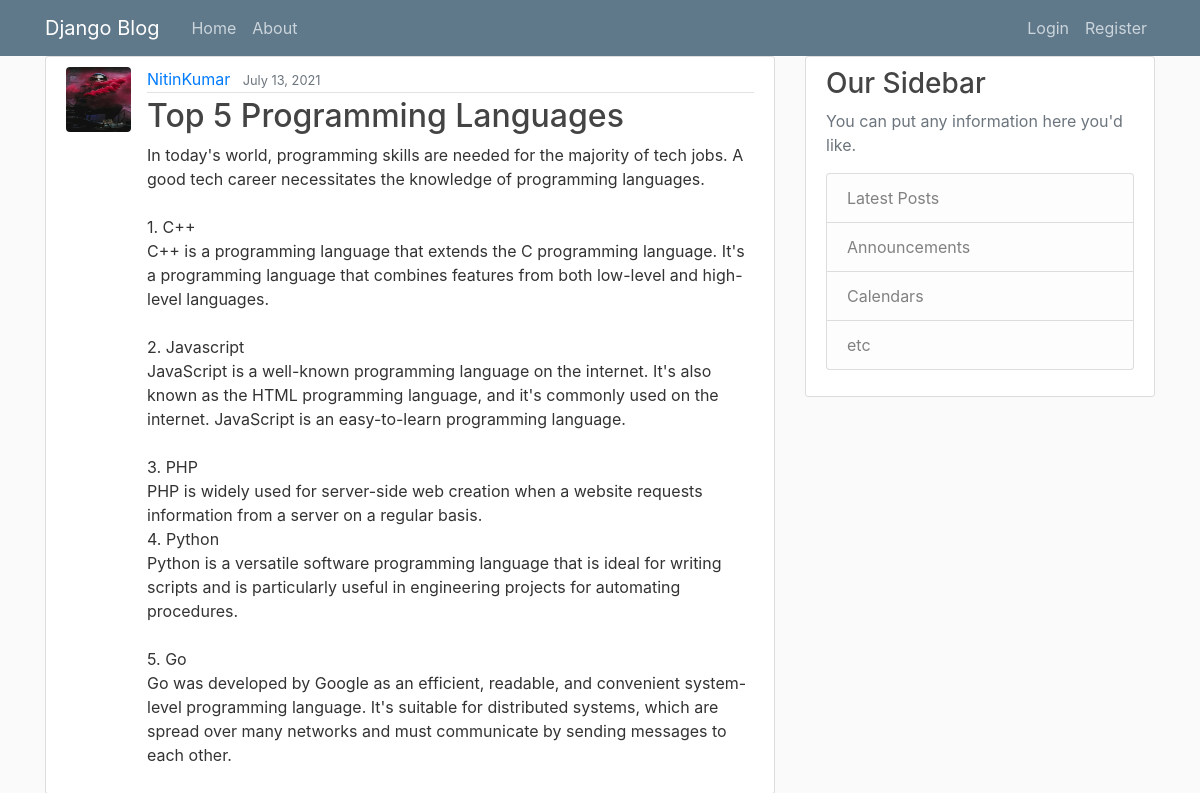
The app's page /post/14/ with its own data.
### blog/models.py (models this page shows, shortened)
class Post(models.Model):
    title = models.CharField(max_length=100)
    content = models.TextField()
    date_posted = models.DateTimeField(default=timezone.now)
    author = models.ForeignKey(User, on_delete=models.CASCADE)

### users/models.py (models this page shows, shortened)
class Profile(models.Model):
    user = models.OneToOneField(User, on_delete=models.CASCADE)
    image = models.ImageField(default='default.jpg', upload_to='profile_pics')

### blog/views.py (the view)
# urls.py: path('post/<int:pk>/', PostDetailView.as_view(), name='post-detail'),
class PostDetailView(DetailView):
    model = Post

### blog/templates/blog/post_detail.html (shortened to what this page needs)
{% extends "blog/base.html" %}
{% block content %}
    <article class="media content-section">
      <img class ="rounded circle article-img" src="{{ object.author.profile.image.url }}">
        <div class="media-body">
          <div class="article-metadata">
            <a class="mr-2" href="{% url 'user-posts' object.author.username %}">{{ object.author }}</a>
            <small class="text-muted">{{ object.date_posted|date:"F d, Y" }}</small>
          </div>
          <h2 class="article-title">{{ object.title }}</h2>
          <p class="article-content">{{ object.content }}</p>
        </div>
    </article>
{% endblock content %}

### blog/static/blog/main.css (style rules this page uses)
body { background: #fafafa; color: #333333; margin-top: 5rem; margin: 0; padding: 0; }
h1, h2, h3, h4, h5, h6 { color: #444444; }
.content-section { background: #ffffff; padding: 10px 20px; border: 1px solid #dddddd; border-radius: 3px; margin-bottom: 20px; }
.article-title { color: #444444; }
.article-content { white-space: pre-line; }
.article-img { height: 65px; width: 65px; margin-right: 16px; }
.article-metadata { padding-bottom: 1px; margin-bottom: 4px; border-bottom: 1px solid #e3e3e3 }

### records on screen
Post: author.profile.image (picture), author "NitinKumar", date_posted "July 13, 2021", title "Top 5 Programming Languages", content "In today's world, programming skills are needed for the majority of tech jobs. A good tech career necessitates the knowledge of programming languages. 1. C++ C++ is a programming language that extends the C programming language. It's a programming language that combines features from both low-level and high-level languages. 2. Javascript JavaScript is a well-known programming language on the internet. It's also known as the HTML programming language, and it's commonly used on the internet. JavaScript is an easy-to-learn programming language. 3. PHP PHP is widely used for server-side web creation when a website requests information from a server on a regular basis. 4. Python Python is a…"
